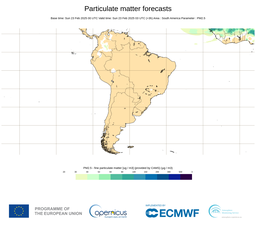
#> input picture imagenes_png/20250223225710-6057ed9f246d3f6ce6ee07fd54182bd06eeef86e.png, 256 x 230 px, shrunk from 2000 x 1800 before the run, found by its file name
$ python ext_info_png.py
#> lines starting #> are read from the running program, lines starting #| are printed output that depends on the picture; long printed decimals are rounded
import numpy as np
import matplotlib.pyplot as plt
from PIL import Image

# Cargar la imagen PNG
imagen_path = "D:/programacion/proyecto TPI/IDEAM_project/imagenes_png/20250223225710-6057ed9f246d3f6ce6ee07fd54182bd06eeef86e.png"  # Cambia esto por la ruta de tu imagen
imagen = Image.open(imagen_path)
#> imagen is the input picture: PIL image 256x230 RGB; mean R, G, B 246.1, 245.6, 241.1

# Convertir la imagen a una matriz numérica (RGB)
imagen_rgb = np.array(imagen)

# Mostrar la imagen para verificar
plt.imshow(imagen_rgb)
plt.title("Imagen de PM2.5")
plt.axis('off')
plt.show()

# Supongamos que tienes una escala de colores y sus valores correspondientes
# Por ejemplo, en tu imagen, los colores representan valores de PM2.5
# Debes crear un diccionario que mapee colores a valores de PM2.5
# Esto depende de la escala de colores de tu imagen.

# Ejemplo de mapeo de colores (ajusta esto según tu imagen)
escala_colores = {
    (0, 0, 255): 5,    # Azul: 5 µg/m³
    (0, 255, 0): 50,   # Verde: 50 µg/m³
    (255, 255, 0): 100, # Amarillo: 100 µg/m³
    (255, 0, 0): 200,  # Rojo: 200 µg/m³
}

# Función para encontrar el valor de PM2.5 más cercano a un color dado
def encontrar_valor_pm25(color, escala_colores):
    # Calcular la distancia entre el color y los colores de la escala
    distancias = [np.linalg.norm(np.array(color) - np.array(c)) for c in escala_colores.keys()]
    # Obtener el color más cercano
    color_mas_cercano = list(escala_colores.keys())[np.argmin(distancias)]
    # Devolver el valor de PM2.5 correspondiente
    return escala_colores[color_mas_cercano]

# Convertir la imagen RGB a una matriz de valores de PM2.5
pm25_matrix = np.zeros((imagen_rgb.shape[0], imagen_rgb.shape[1]))

for i in range(imagen_rgb.shape[0]):
    for j in range(imagen_rgb.shape[1]):
        color = tuple(imagen_rgb[i, j, :3])  # Ignorar el canal alfa si existe
        pm25_matrix[i, j] = encontrar_valor_pm25(color, escala_colores)
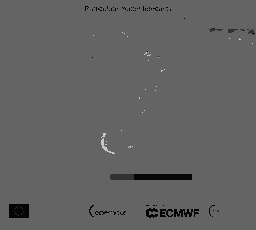
#> pm25_matrix: shape (230, 256) float64; min 5, max 200, mean 98.3

# Calcular el promedio de PM2.5
pm25_promedio = np.nanmean(pm25_matrix)
print(f"El promedio de PM2.5 en la imagen es: {pm25_promedio} µg/m³")
#| El promedio de PM2.5 en la imagen es: 98.256 µg/m³

# Mostrar la matriz de PM2.5 como una imagen
plt.imshow(pm25_matrix, cmap='viridis')
plt.colorbar(label='Concentración de PM2.5 (µg/m³)')
plt.title("Matriz de PM2.5")
plt.show()
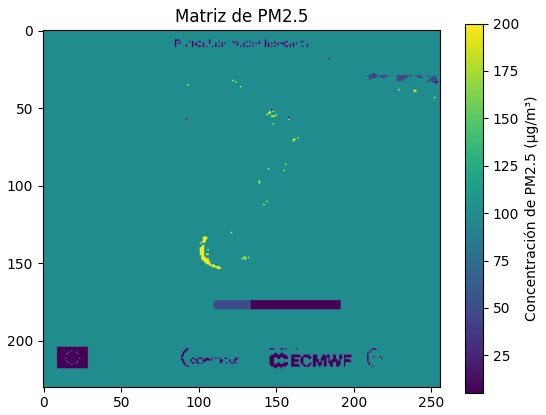
#> figure drawn by matplotlib, 2 panels
